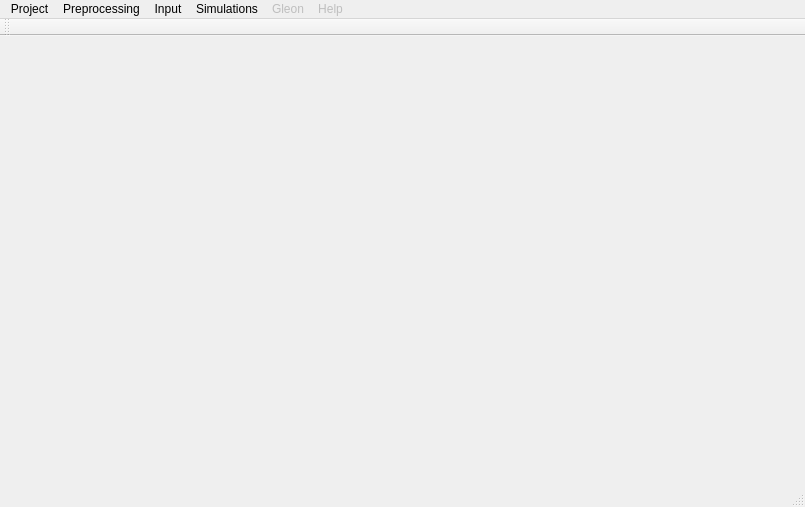
<?xml version="1.0" encoding="UTF-8"?>
<ui version="4.0">
 <class>MainWindow</class>
 <widget class="QMainWindow" name="MainWindow">
  <property name="windowModality">
   <enum>Qt::NonModal</enum>
  </property>
  <property name="geometry">
   <rect>
    <x>0</x>
    <y>0</y>
    <width>805</width>
    <height>507</height>
   </rect>
  </property>
  <property name="sizePolicy">
   <sizepolicy hsizetype="Maximum" vsizetype="Preferred">
    <horstretch>0</horstretch>
    <verstretch>0</verstretch>
   </sizepolicy>
  </property>
  <property name="windowTitle">
   <string>IPH-ECO</string>
  </property>
  <widget class="QWidget" name="centralWidget"/>
  <widget class="QMenuBar" name="menuBar">
   <property name="geometry">
    <rect>
     <x>0</x>
     <y>0</y>
     <width>805</width>
     <height>22</height>
    </rect>
   </property>
   <widget class="QMenu" name="menuProject">
    <property name="title">
     <string>Project</string>
    </property>
    <addaction name="actionNewProject"/>
    <addaction name="actionOpenProject"/>
    <addaction name="actionSaveProject"/>
    <addaction name="actionSaveAsProject"/>
    <addaction name="actionProjectProperties"/>
    <addaction name="separator"/>
    <addaction name="actionExit"/>
   </widget>
   <widget class="QMenu" name="menuMap">
    <property name="title">
     <string>Preprocessing</string>
    </property>
    <addaction name="actionImport_Structured_File"/>
    <addaction name="actionImport_Unstructured_File"/>
   </widget>
   <widget class="QMenu" name="menuInput">
    <property name="title">
     <string>Input</string>
    </property>
    <addaction name="actionSimulation_Parameters"/>
    <addaction name="actionInitial_Conditions"/>
    <addaction name="actionEnvironmental_Variables"/>
    <addaction name="actionSediment_Data"/>
    <addaction name="actionMeteorology_Data"/>
   </widget>
   <widget class="QMenu" name="menuSimulations">
    <property name="title">
     <string>Simulations</string>
    </property>
    <addaction name="actionCreate"/>
    <addaction name="actionManage"/>
   </widget>
   <widget class="QMenu" name="menuGleon">
    <property name="enabled">
     <bool>false</bool>
    </property>
    <property name="title">
     <string>Gleon</string>
    </property>
   </widget>
   <widget class="QMenu" name="menuHelp">
    <property name="enabled">
     <bool>false</bool>
    </property>
    <property name="title">
     <string>Help</string>
    </property>
   </widget>
   <addaction name="menuProject"/>
   <addaction name="menuMap"/>
   <addaction name="menuInput"/>
   <addaction name="menuSimulations"/>
   <addaction name="menuGleon"/>
   <addaction name="menuHelp"/>
  </widget>
  <widget class="QToolBar" name="mainToolBar">
   <attribute name="toolBarArea">
    <enum>TopToolBarArea</enum>
   </attribute>
   <attribute name="toolBarBreak">
    <bool>false</bool>
   </attribute>
  </widget>
  <widget class="QStatusBar" name="statusBar"/>
  <action name="actionNewProject">
   <property name="text">
    <string>New</string>
   </property>
   <property name="toolTip">
    <string>New Project</string>
   </property>
   <property name="shortcut">
    <string>Ctrl+N</string>
   </property>
  </action>
  <action name="actionOpenProject">
   <property name="text">
    <string>Open...</string>
   </property>
  </action>
  <action name="actionSaveProject">
   <property name="text">
    <string>Save</string>
   </property>
  </action>
  <action name="actionSaveAsProject">
   <property name="text">
    <string>Save as...</string>
   </property>
  </action>
  <action name="actionProjectProperties">
   <property name="text">
    <string>Properties</string>
   </property>
  </action>
  <action name="actionExit">
   <property name="text">
    <string>Exit</string>
   </property>
  </action>
  <action name="actionImport_Structured_File">
   <property name="text">
    <string>Structured Grid Generation</string>
   </property>
  </action>
  <action name="actionImport_Unstructured_File">
   <property name="text">
    <string>Unstructured Grid Generation</string>
   </property>
  </action>
  <action name="actionBoundary_Conditions">
   <property name="text">
    <string>Boundary Conditions</string>
   </property>
  </action>
  <action name="actionSimulation_Parameters">
   <property name="text">
    <string>Grid Data</string>
   </property>
  </action>
  <action name="actionInitial_Conditions">
   <property name="text">
    <string>Hydrodynamic Data</string>
   </property>
  </action>
  <action name="actionEnvironmental_Variables">
   <property name="text">
    <string>Water Quality Data</string>
   </property>
  </action>
  <action name="actionCreate">
   <property name="text">
    <string>Create...</string>
   </property>
  </action>
  <action name="actionSediment_Data">
   <property name="text">
    <string>Sediment Data</string>
   </property>
  </action>
  <action name="actionMeteorology_Data">
   <property name="text">
    <string>Meteorology Data</string>
   </property>
  </action>
  <action name="actionManage">
   <property name="text">
    <string>Manage</string>
   </property>
  </action>
 </widget>
 <layoutdefault spacing="6" margin="11"/>
 <resources/>
 <connections>
  <connection>
   <sender>actionExit</sender>
   <signal>triggered()</signal>
   <receiver>MainWindow</receiver>
   <slot>close()</slot>
   <hints>
    <hint type="sourcelabel">
     <x>-1</x>
     <y>-1</y>
    </hint>
    <hint type="destinationlabel">
     <x>402</x>
     <y>253</y>
    </hint>
   </hints>
  </connection>
 </connections>
</ui>
